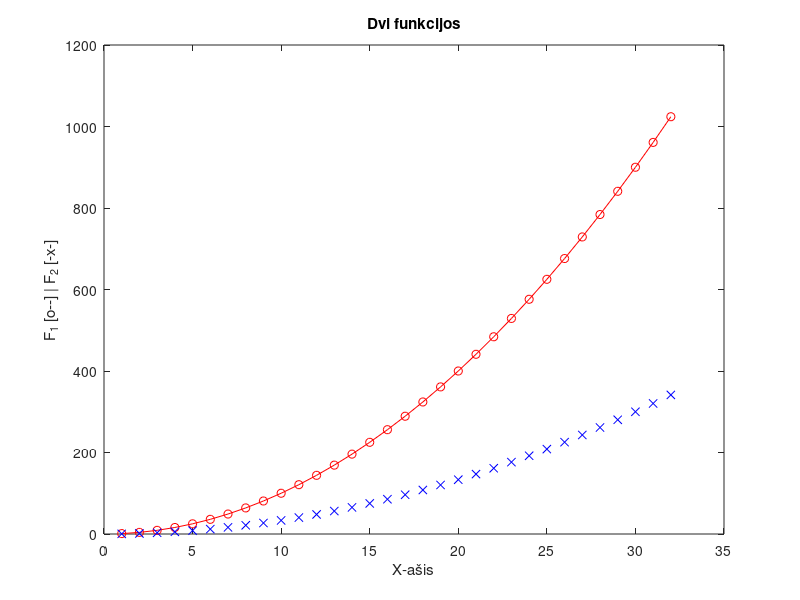

Source code (MATLAB):
% Name: Ajit
% Surname: Singh
% Group: EDIfu-25/1
% Date: 11/09/2026
x = 1:32;
y = x.^2;

plot(x, y, 'o-r', x, y/3, 'xb')
title('Dvi funkcijos')
xlabel('X-ašis')
ylabel('F_1 [o--] | F_2 [-x-]')
